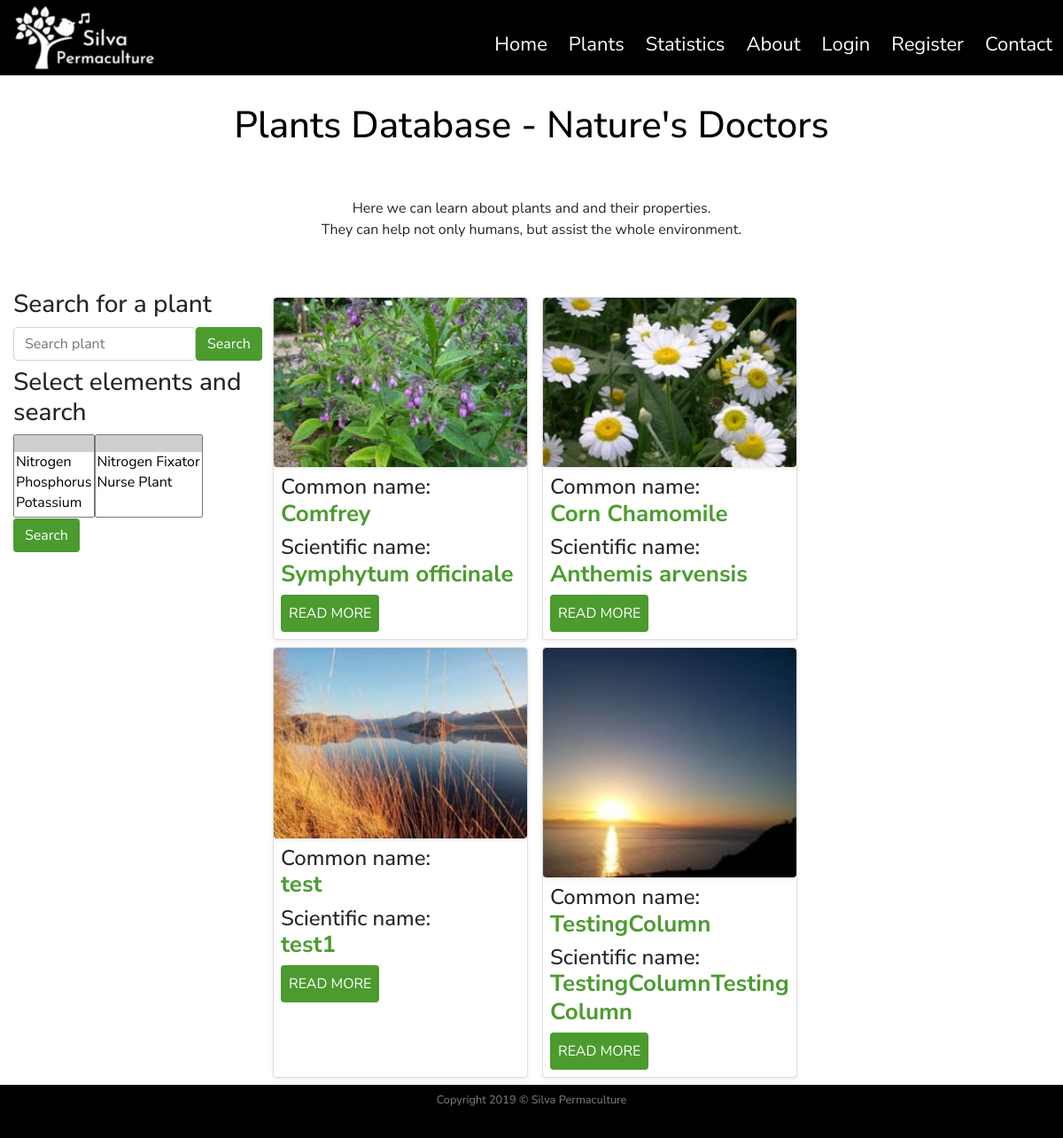
/plants, run on the app's committed database.
### silvapermaculture/models.py (models this page shows, shortened)
class SearchitMixin(object):
    @classmethod
    def search(cls, expression, page, per_page):
        ids, total = search_index(cls.__tablename__, expression, page, per_page)
        if total == 0:
            return cls.query.filter_by(id=0), 0
        when = []
        for i in range(len(ids)):
            when.append((ids[i],i))
        return cls.query.filter(cls.id.in_(ids)).order_by(
            db.case(when, value=cls.id)), total

class Plants(SearchitMixin, db.Model):
    __searchit__ = ['common_name', 'botanical_name', 'medicinal', 'region']
    id = db.Column(db.Integer, primary_key=True)
    common_name = db.Column(db.String(40), nullable=False)
    botanical_name = db.Column(db.String(80), unique=True, nullable=False)
    short_description = db.Column(db.Text, nullable=False)
    medicinal = db.Column(db.Text, nullable=False)
    other_uses = db.Column(db.Text, nullable=False)
    habitats = db.Column(db.Text, nullable=False)
    region = db.Column(db.Text, nullable=False)
    image_file = db.Column(db.String(20), default='default_plant_pic.jpg')
    date_added = db.Column(db.DateTime, nullable=False, default=datetime.utcnow)
    user_id = db.Column(db.Integer, db.ForeignKey('user.id'), nullable=False)
    dna = db.relationship('DNA', secondary = plants_dna_table)  # Dynamic_Nutrient_Accumulated
    nfn = db.relationship('NFN', secondary = plants_nfn_table)  # Nitrogen_Fixers_Nursing

### silvapermaculture/routes.py (the view)
@app.route("/plants")
def plants():
    plants = Plants.query.all()
    search = SearchForm()
    searchn = SearchFormN()
    return render_template('plants.html', title= 'Plants Database', plants=plants, search=search, searchn=searchn)

### silvapermaculture/forms.py
class SearchForm(FlaskForm):
    q = StringField(('Search plant'), validators=[DataRequired(),Length(max=60)])
    def __init__(self, *args, **kwargs):
        if 'formdata' not in kwargs:
            kwargs['formdata'] = request.args
        if 'csrf_enabled' not in kwargs:
            kwargs['csrf_enabled'] = False
        super(SearchForm, self).__init__(*args, **kwargs)
    submit = SubmitField('Search')

class SearchFormN(FlaskForm):
    dna = QuerySelectMultipleField('Select Element', validators=[DataRequired()], query_factory=enabled_dna, allow_blank=True, get_label='element')
    nfn = QuerySelectMultipleField('Select Property', validators=[DataRequired()], query_factory=enabled_nfn, allow_blank=True,
                                   get_label='plant_extra')
    def __init__(self, *args, **kwargs):
        if 'formdata' not in kwargs:
            kwargs['formdata'] = request.args
        if 'csrf_enabled' not in kwargs:
            kwargs['csrf_enabled'] = False
        super(SearchFormN, self).__init__(*args, **kwargs)
    submit = SubmitField('Search')

### silvapermaculture/forms.py (called while the page is built)
def enabled_dna():
    return DNA.query

def enabled_nfn():
    return NFN.query

### silvapermaculture/templates/plants.html
{% extends "layout.html" %}
    {% block content %}
        <div class="row">
            <div class="col-12">
                <h1 class="text-center my-4 py-2" id="headingOther">Plants Database - Nature's Doctors</h1>
            </div>
        </div>
        <div class="row my-3">
            <div class="col-12 mb-2">
                <p class="text-center p-2">Here we can learn about plants and and their properties.<br/>
                    They can help not only humans, but assist the whole environment. <br/>
                </p>
            </div>
        </div>
        <div class="row">
            <div class="col-12 col-lg-3">
                <h3 class="my-2 text-left">Search for a plant</h3>
                <form class="form-inline my-2 my-lg-0" method="get" action="{{url_for('search')}}">
                    <div class="form-group row">
                        <div class="col-12 ">
                    {{ search.q(size=20, class="form-control", placeholder=search.q.label.text) }}
                         </div>
                    </div>
                    <div class="col-1 m-0 p-0 mb-3 mb-sm-0 mr-lg-3">
                    {{ search.submit(class="btn btn-search") }}
                     </div>
                </form>
                <h3 class="my-2 text-left">Select elements and search</h3>
                <form class="form-inline my-2 my-lg-0" method="get" action="{{url_for('searchn') }}">
                        <div class="form-group row">
                                  {% if searchn.dna.errors %}
                                    {{ searchn.dna(class="form-control form-control-lg is-invalid") }}
                                    <div class="invalid-feedback">
                                        {% for error in searchn.dna.errors %}
                                            <span>{{ error }}</span>
                                        {% endfor %}
                                    </div>
                                  {% else %}
                                  <div class="col-12">
                                  {{ searchn.dna(class_="selectpicker", multiple=True) }}
                                  </div>
                                  {% endif %}
                        </div>
                        <div class="form-group row">
                                  {% if searchn.nfn.errors %}
                                    {{ searchn.nfn(class="form-control form-control-lg is-invalid") }}
                                    <div class="invalid-feedback">
                                        {% for error in searchn.nfn.errors %}
                                            <span>{{ error }}</span>
                                        {% endfor %}
                                    </div>
                                  {% else %}
                                   <div class="col-12">
                                  {{ searchn.nfn(class_="selectpicker", multiple=True) }}
                                   </div>
                                  {% endif %}
                        </div>
                        <div class="col-12 m-0 p-0">
                        {{ searchn.submit(class="btn btn-search ") }}
                        </div>
                </form>
            </div>
            <div class="col-12 col-lg-9 mt-lg-3">
                <div class="row">
                         {% for plant in plants %}
                        <div class="card shadow-sm my-2 my-lg-0 mx-lg-2 mb-lg-2 mx-auto" style="width: 18rem;">
                          <img class="img-fluid rounded shadow-sm" src="{{ url_for('static', filename='img/plants/' + plant.image_file) }}"  alt="Default plant image"/>
                          <div class="card-body p-2">
                            <h4 class="text-left">Common name:<br/> <span class="titles">{{ plant.common_name }}</span></h4>
                            <h4 class="text-left">Scientific name:<br/> <span class="titles">{{ plant.botanical_name }} </span></h4>
                            <a class="btn btn-readmore p-2" href="{{ url_for('plant', plant_id=plant.id) }}">READ MORE</a>
                          </div>
                        </div>
                        {% endfor %}
                </div>
            </div>
        </div>
    {% endblock content %} #Jinja2 allows to put the name of the block here so to know which block is closing if we have multiple.

### silvapermaculture/templates/layout.html (shortened to what this page needs)
<!doctype html>
<html lang="en">
<head>
    <link rel="stylesheet" href="https://stackpath.bootstrapcdn.com/bootstrap/4.3.1/css/bootstrap.min.css">
    <link rel="stylesheet" href="https://cdn.jsdelivr.net/npm/bootstrap-select@1.13.9/dist/css/bootstrap-select.min.css">
    <link rel="stylesheet" href="https://use.fontawesome.com/releases/v5.3.1/css/all.css"
crossorigin="anonymous">
    <link rel="stylesheet" href="{{ url_for('static', filename='css/style.css') }}" type="text/css">
</head>
<body class="d-flex flex-column">
<header>
    <div class="container-fluid">
                <div class="row">
                    <div class="col-12 col-sm-12 p-0">
                        <nav class="navbar navbar-expand-lg bg-black p-0  ">
                            <a class="navbar-brand  ml-3" href="{{ url_for('index') }}"><img class="img-fluid" src="{{ url_for('static', filename='img/logo_silva_white.png') }}" alt="Bird singing and Silva Permaculture text."/></a>
                            <div class="collapse navbar-collapse justify-content-end" id="navbarNav">
                                <ul class="navbar-nav mt-3">
                                    <li class="nav-item mx-1">
                                        <a class="nav-link items" href="{{ url_for('index') }}">Home<span class="sr-only">(current)</span></a>
                                    </li>
                                    <li class="nav-item mx-1">
                                        <a class="nav-link items" href="{{ url_for('plants') }}">Plants</a>
                                    </li>
                                    <li class="nav-item mx-1">
                                        <a class="nav-link items" href="{{ url_for('statistics') }}">Statistics</a>
                                    </li>
                                    <li class="nav-item mx-1">
                                        <a class="nav-link items" href="{{ url_for('about') }}">About</a>
                                    </li>
                                    {% if current_user.is_authenticated %}
                                         <li class="nav-item mx-1">
                                            <a class="nav-link items"  href="{{ url_for('new_plant') }}">Add Plant</a>
                                        </li>
                                        <li class="nav-item mx-1">
                                            <a class="nav-link items"  href="{{ url_for('account') }}">Account</a>
                                        </li>
                                        <li class="nav-item mx-1">
                                            <a class="nav-link items"  href="{{ url_for('logout') }}">Logout</a>
                                        </li>
                                    {% else %}
                                        <li class="nav-item mx-1">
                                            <a class="nav-link items" href="{{ url_for('login') }}">Login</a>
                                        </li>
                                        <li class="nav-item mx-1">
                                            <a class="nav-link items" href="{{ url_for('register') }}">Register</a>
                                        </li>
                                    {% endif %}
                                    <li class="nav-item mx-1">
                                        <a class="nav-link items"  href="{{ url_for('contact') }}">Contact</a>
                                    </li>
                                </ul>
                            </div>
                        </nav>
                    </div>
                </div>
            </div>
</header>
<main>
    <div class="container-fluid">
                {% block content %}
                {% endblock content %}
    </div>
</main>
<div class="container-fluid">
    <div class="row ">
        <div class="col-12 p-0 my-0">
            <footer  class="bg-black text-white-50">
                <div class="text-center  py-1">
                  <small class="py-2">Copyright 2019 &copy; Silva Permaculture</small>
                </div>
            </footer>
        </div>
    </div>
</div>
</body>
</html>

### silvapermaculture/static/css/style.css (style rules this page uses)
html, body { height: 100% }
body { font-family: 'Nunito Sans', sans-serif; font-size: 16px; display: flex; flex-direction: column; }
.bg-black { background-color: black }
.items { color:white; font-size:22px; transition: all .5s; }
main { flex: 1 0 auto }
#headingOther { color: black; font-size: 42px; }
.titles { color: #4B9B2F; font-size:26px; font-weight: bold }
.btn-readmore, .btn-search { background-color: #4B9B2F; color:white; transition: all .6s }
footer { flex-shrink: 0; height: 60px; }

### data on the page
Plants: image_file (picture), common_name "Comfrey", botanical_name "Symphytum officinale"
Plants: image_file (picture), common_name "Corn Chamomile", botanical_name "Anthemis arvensis"
Plants: image_file (picture), common_name "test", botanical_name "test1"
Plants: image_file (picture), common_name "TestingColumn", botanical_name "TestingColumnTestingColumn"
